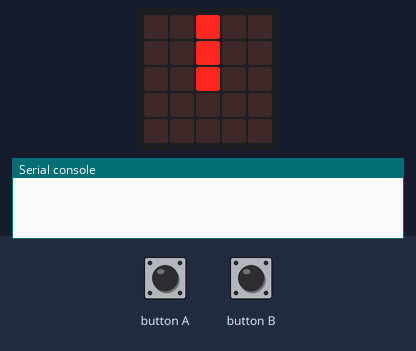
This program was run on a simulated BBC micro:bit running MicroPython. On the bench: the board's 5×5 LED display, the last lines printed to the serial console. The inputs (shaded band) are chosen by the test bench. Files the program writes start out absent.

Above: at 1.01 s.
2.3 s: button A pressed for 0.15 s
At 2.8 s:
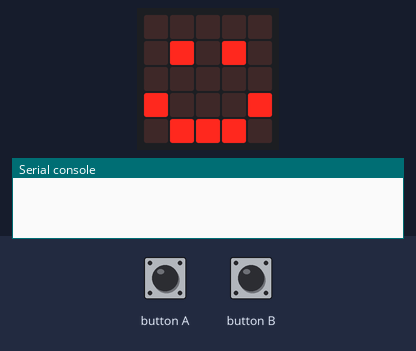
At 4.5 s:
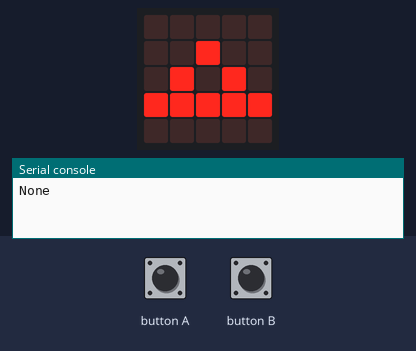
4.8 s: button A pressed for 1 s
At 7.1 s:
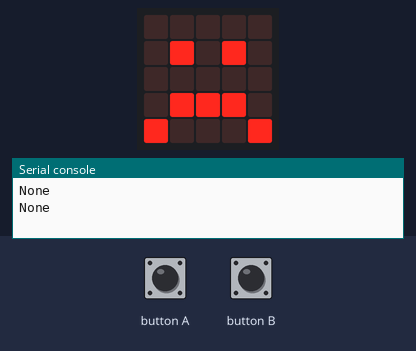
8.8 s: button B pressed for 0.15 s
9.5 s: button B pressed for 1 s
Timing chart, 0 to 12.1 s (numbered marks = the images above; inputs shaded):
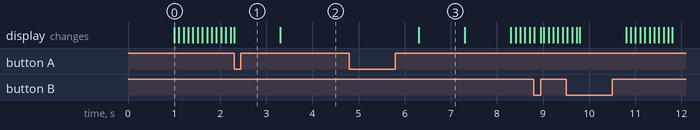

Measured:
- after the input at 2.3 s, the display: changes at once (image 1)
- after the input at 4.8 s, the display: changes after 1.5 s (image 3)
- what the display in image 3 shows lasts 1.0 s, from 6.3 s to 7.3 s

The program:

AccelReceive_v0.1.0.py
```python
from microbit import *
import gc
import radio
gc.collect()

def remote_accel(message='ERRO', verbose=True, flaglog=True):
    gc.collect()
    if flaglog:
        datalogfilename = 'AccelLog.csv'
        log = open(datalogfilename, 'w')
        log.write(str(message))
        if verbose:
            print(message)
# remote_accell recebee os dados 1° BBC
def aguarde():
    sleep(1000)
    display.show(Image.ALL_CLOCKS, wait=False, loop=True, delay=100)
# aguarde, mostra imagem na tela enquanto o dispositivo está ocioso
aguarde()
while True:
    gc.collect()
    if button_a.was_pressed():
        radio.on()
        display.show(Image.HAPPY)
        sleep(1000)
        display.show(Image.TRIANGLE)
        count = 0
        while not(button_a.was_pressed()):
            sleep(1000)
            msg= radio.receive()
            if msg != 'None':
                remote_accel(message=msg)
                count += 1
            gc.collect()
        # gc.collect()
        sleep(1000)
        display.show(Image.SAD)
        sleep(1000)
        display.show(str(count))
        aguarde()
        radio.off()

    if button_b.was_pressed():
        sleep(1000)
        display.show(str(count))
        aguarde()
```
